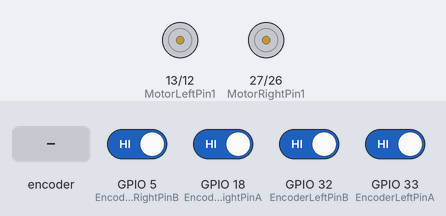
The sketch below on a simulated ESP32. Shown: motor-driver pin pairs drawn as motors (green arrow = first pin HIGH = forward, orange = second pin HIGH = backward, longer = more drive, scaled by the enable pin). The inputs (shaded band) are chosen by the test bench; at power-on: GPIO 5 (EncoderRightPinB), GPIO 18 (EncoderRightPinA), GPIO 32 (EncoderLeftPinB), GPIO 33 (EncoderLeftPinA) HIGH.

Above: at 1.2 s.
1.3 s: rotary encoder on GPIO 18 (EncoderRightPinA) / GPIO 32 (EncoderLeftPinB) turned 1 step (first pin leading)
At 1.45 s:
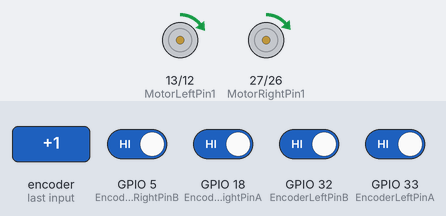
3.0 s: GPIO 33 (EncoderLeftPinA) driven LOW
At 3.5 s:
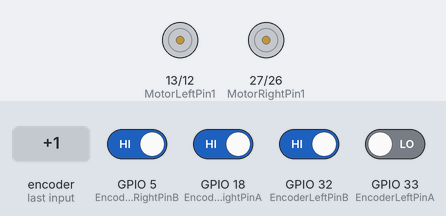
4.6 s: GPIO 5 (EncoderRightPinB) driven LOW
At 6.1 s:
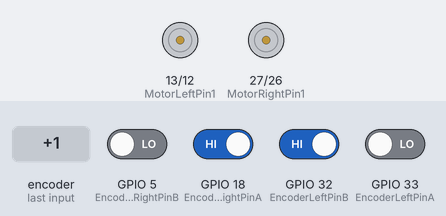
Timing chart, 0 to 7.6 s (numbered marks = the images above; inputs shaded):
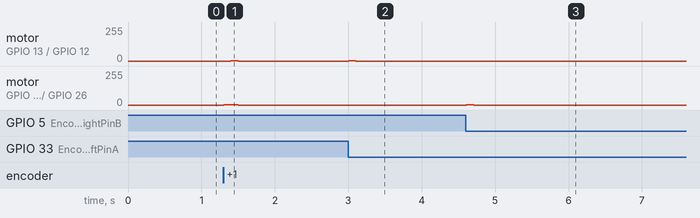

Measured:
- after the input at 1.3 s, motor on GPIO 13 (MotorLeftPin1) / GPIO 12 (MotorLeftPin2): stopped → forward 3/255 after 0.10 s, → stopped 0.10 s later; motor on GPIO 27 (MotorRightPin1) / GPIO 26 (MotorRightPin2): stopped → forward 1/255 at once, → stopped 0.20 s later
- after the input at 3.0 s, motor on GPIO 13 (MotorLeftPin1) / GPIO 12 (MotorLeftPin2): stopped → forward 1/255 at once, → stopped 0.10 s later
- after the input at 4.6 s, motor on GPIO 27 (MotorRightPin1) / GPIO 26 (MotorRightPin2): stopped → forward 1/255 at once, → stopped 0.10 s later

The sketch:

robot-control.ino
```cpp
// Motor Left (Motor A) Pins
int MotorLeftPin1 = 13; // IN1
int MotorLeftPin2 = 12; // IN2
int EnableLeftPin = 2;  // PWM for Motor Left

// Motor Right (Motor B) Pins
int MotorRightPin1 = 27; // IN3
int MotorRightPin2 = 26; // IN4
int EnableRightPin = 4;  // PWM for Motor Right

// Encoder Pins
int EncoderLeftPinA = 33; // Left Encoder Phase A
int EncoderLeftPinB = 32; // Left Encoder Phase B
int EncoderRightPinA = 18; // Right Encoder Phase A
int EncoderRightPinB = 5;  // Right Encoder Phase B

// Encoder Variables
volatile int LastEncodedLeft = 0;     // Previous encoder state (Left)
volatile long EncoderValueLeft = 0;   // Current encoder count (Left)
volatile int LastEncodedRight = 0;    // Previous encoder state (Right)
volatile long EncoderValueRight = 0;  // Current encoder count (Right)
volatile long PrevEncoderValueLeft = 0;
volatile long PrevEncoderValueRight = 0;

const float EncoderResolution = 11.0; // Encoder resolution: 11 pulses per rotation
float RpsLeft = 0.0;  // Rotations per second for Left motor
float RpsRight = 0.0; // Rotations per second for Right motor

// PID Parameters for Left Motor
float KpLeft = 1.5;
float KiLeft = 1.8;
float KdLeft = 0.01;

float IntegralLeft = 0.0;
float PrevErrorLeft = 0.0;
int PwmLeft = 0;

// PID Parameters for Right Motor
float KpRight = 1.45;
float KiRight = 1.75;
float KdRight = 0.01;

float IntegralRight = 0.0;
float PrevErrorRight = 0.0;
int PwmRight = 0;

const float RpsInterval = 100; // Interval for RPS calculation in milliseconds
unsigned long LastRpsCalcTime = 0;

// Target RPS for motors
float SetpointRpsLeft = 0.0;  // Desired RPS for Left motor
float SetpointRpsRight = 0.0; // Desired RPS for Right motor

void setup() {
  InitializePins();
  AttachEncoderInterrupts();
  Serial.begin(115200);
  //Serial.println("Setup complete.");
}

void loop() {
  unsigned long currentTime = millis();

  // Read and parse data from Raspberry Pi
  if (Serial.available() > 0) {
    ParseSerialData();
  }

  // Calculate RPS every RpsInterval milliseconds
  if (currentTime - LastRpsCalcTime >= RpsInterval) {
    LastRpsCalcTime = currentTime;

    // Calculate RPS for both motors
    CalculateRps();

    // Calculate individual PID for Left and Right motors
    PwmLeft = CalculatePid(SetpointRpsLeft, RpsLeft, KpLeft, KiLeft, KdLeft, IntegralLeft, PrevErrorLeft);
    PwmRight = CalculatePid(SetpointRpsRight, RpsRight, KpRight, KiRight, KdRight, IntegralRight, PrevErrorRight);

    // Debugging output
    //DebugMotorInfo();  // For Serial Monitor
    //PlotMotorData();   // For Arduino Plotter

    // Drive the motors with updated PWM values
    DriveMotor(MotorLeftPin1, MotorLeftPin2, EnableLeftPin, PwmLeft, true);
    DriveMotor(MotorRightPin1, MotorRightPin2, EnableRightPin, PwmRight, true);
  }
}

// Parse serial data and update motor setpoints
void ParseSerialData() {
  static String inputString = ""; // Buffer for incoming serial data
  char incomingChar;

  while (Serial.available() > 0) {
    incomingChar = Serial.read();
    if (incomingChar == '\n') {
      // Parse the received message
      if (inputString.startsWith("L") && inputString.indexOf("R") > 0) {
        int leftIndex = inputString.indexOf("L") + 1;
        int rightIndex = inputString.indexOf("R") + 1;

        // Ensure valid indices for parsing
        if (rightIndex > leftIndex && rightIndex < inputString.length()) {
          // Extract left and right speeds from the message
          String leftSpeedStr = inputString.substring(leftIndex, inputString.indexOf("R"));
          String rightSpeedStr = inputString.substring(rightIndex);

          // Trim the extracted strings
          leftSpeedStr.trim();
          rightSpeedStr.trim();

          // Convert to float and update setpoints
          SetpointRpsLeft = leftSpeedStr.toFloat();
          SetpointRpsRight = rightSpeedStr.toFloat();

          //Serial.print("Setpoint Updated - Left: ");
          //Serial.print(SetpointRpsLeft);
          //Serial.print(" RPS, Right: ");
          //Serial.println(SetpointRpsRight);
        } else {
          SetpointRpsLeft = 0;
          SetpointRpsRight = 0;
          //Serial.println("Error: Invalid data format.");
        }
      } else {
        SetpointRpsLeft = 0;
        SetpointRpsRight = 0;
        //Serial.println("Error: Missing 'L' or 'R' in input.");
      }
      inputString = ""; // Clear the buffer
    } else {
      inputString += incomingChar; // Append to buffer
    }
  }
}

// Initialize pins for motors and encoders
void InitializePins() {
  // Motor Pins
  pinMode(MotorLeftPin1, OUTPUT);
  pinMode(MotorLeftPin2, OUTPUT);
  pinMode(EnableLeftPin, OUTPUT);
  pinMode(MotorRightPin1, OUTPUT);
  pinMode(MotorRightPin2, OUTPUT);
  pinMode(EnableRightPin, OUTPUT);

  // Encoder Pins
  pinMode(EncoderLeftPinA, INPUT_PULLUP);
  pinMode(EncoderLeftPinB, INPUT_PULLUP);
  pinMode(EncoderRightPinA, INPUT_PULLUP);
  pinMode(EncoderRightPinB, INPUT_PULLUP);
}

// Attach encoder interrupts
void AttachEncoderInterrupts() {
  attachInterrupt(digitalPinToInterrupt(EncoderLeftPinA), UpdateEncoderLeft, CHANGE);
  attachInterrupt(digitalPinToInterrupt(EncoderLeftPinB), UpdateEncoderLeft, CHANGE);
  attachInterrupt(digitalPinToInterrupt(EncoderRightPinA), UpdateEncoderRight, CHANGE);
  attachInterrupt(digitalPinToInterrupt(EncoderRightPinB), UpdateEncoderRight, CHANGE);
}

// Calculate Rotations Per Second (RPS)
void CalculateRps() {
  long deltaLeft = EncoderValueLeft - PrevEncoderValueLeft;
  long deltaRight = EncoderValueRight - PrevEncoderValueRight;

  RpsLeft = (deltaLeft / EncoderResolution) / (RpsInterval / 1000.0);
  RpsRight = (deltaRight / EncoderResolution) / (RpsInterval / 1000.0);

  PrevEncoderValueLeft = EncoderValueLeft;
  PrevEncoderValueRight = EncoderValueRight;
}

// Calculate PID output for a motor
int CalculatePid(float setpoint, float measured, float Kp, float Ki, float Kd, float &integral, float &prevError) {
  float error = setpoint - measured;
  integral += error * (RpsInterval / 1000.0);
  float derivative = (error - prevError) / (RpsInterval / 1000.0);
  prevError = error;

  float output = (Kp * error) + (Ki * integral) + (Kd * derivative);
  return constrain((int)output, 0, 255);
}

// Drive motor with PWM
void DriveMotor(int dirPin1, int dirPin2, int enablePin, int pwmValue, bool forward) {
  if (forward) {
    digitalWrite(dirPin1, HIGH);
    digitalWrite(dirPin2, LOW);
  } else {
    digitalWrite(dirPin1, LOW);
    digitalWrite(dirPin2, HIGH);
  }
  analogWrite(enablePin, pwmValue);
}

// Debug motor information
void DebugMotorInfo() {
  Serial.print("Setpoint Left: ");
  Serial.print(SetpointRpsLeft);
  Serial.print(" | RPS Left: ");
  Serial.print(RpsLeft);
  Serial.print(" | PWM Left: ");
  Serial.print(PwmLeft);
  Serial.print(" || Setpoint Right: ");
  Serial.print(SetpointRpsRight);
  Serial.print(" | RPS Right: ");
  Serial.print(RpsRight);
  Serial.print(" | PWM Right: ");
  Serial.println(PwmRight);
}

// Plot motor data for Arduino Plotter
void PlotMotorData() {
  // Comment this block to disable Arduino Plotter debugging
  //Serial.print("Setpoint Left: ");
  Serial.print(SetpointRpsLeft);
  Serial.print(" ");
  //Serial.print("RPS Left:");
  Serial.print(RpsLeft);
  Serial.print(" ");
  //Serial.print("Setpoint Right: ");
  Serial.print(SetpointRpsRight);
  Serial.print(" ");
  //Serial.print("RPS Right: ");
  Serial.println(RpsRight);
}

// Update encoder for Left Motor
void UpdateEncoderLeft() {
  int msb = digitalRead(EncoderLeftPinA);
  int lsb = digitalRead(EncoderLeftPinB);
  int encoded = (msb << 1) | lsb;
  int sum = (LastEncodedLeft << 2) | encoded;

  noInterrupts();
  if (sum == 0b1101 || sum == 0b0100 || sum == 0b0010 || sum == 0b1011) {
    EncoderValueLeft = EncoderValueLeft - 1;
  }
  if (sum == 0b1110 || sum == 0b0111 || sum == 0b0001 || sum == 0b1000) {
    EncoderValueLeft = EncoderValueLeft + 1;
  }
  interrupts();

  LastEncodedLeft = encoded;
}

// Update encoder for Right Motor
void UpdateEncoderRight() {
  int msb = digitalRead(EncoderRightPinA);
  int lsb = digitalRead(EncoderRightPinB);
  int encoded = (msb << 1) | lsb;
  int sum = (LastEncodedRight << 2) | encoded;

  noInterrupts();
  if (sum == 0b1101 || sum == 0b0100 || sum == 0b0010 || sum == 0b1011) {
    EncoderValueRight = EncoderValueRight + 1;
  }
  if (sum == 0b1110 || sum == 0b0111 || sum == 0b0001 || sum == 0b1000) {
    EncoderValueRight = EncoderValueRight - 1;
  }
  interrupts();

  LastEncodedRight = encoded;
}
```
